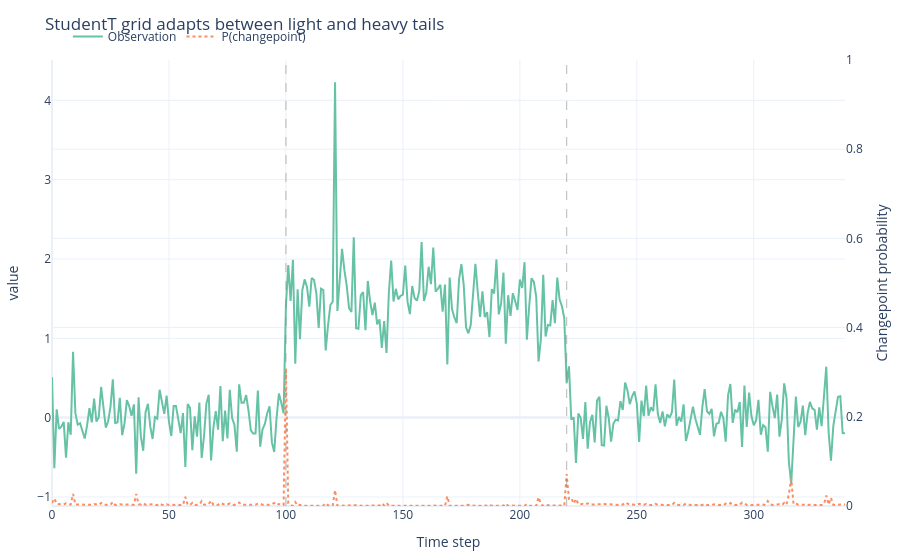

Notebook code for this chart:
### Markdown cell above
### StudentTNG (grid mode) – adaptively learn tail heaviness

When you do not know how heavy the tails are, passing an array of ``nu`` values to ``StudentTNG`` activates grid mode and integrates
over several candidate ``nu`` values. The posterior blends them according to
how well each explains the data, so you get robustness when needed without
always paying for heavy tails.

### Code cell
rng = np.random.default_rng(3)
lengths = [100, 120, 120]
means = [0.0, 1.5, 0.0]
sigmas = [0.25, 0.9, 0.25]
values = []
total = 0
cps = []
for length, mean, sigma in zip(lengths, means, sigmas):
    if sigma > 0.5:
        seg = mean + 0.3 * rng.standard_t(df=3, size=length)
    else:
        seg = mean + sigma * rng.standard_normal(size=length)
    values.append(seg)
    total += length
    cps.append(total)
    
cps = cps[:-1]
series = np.concatenate(values)
nu_grid = np.array([3.0, 5.0, 10.0, 30.0])
nu_prior = np.array([0.25, 0.35, 0.25, 0.15])
grid_model = StudentTNG(
    mu0=0.0,
    kappa0=0.4,
    alpha0=1.8,
    beta0=0.3,
    nu=nu_grid,
    nu_prior=nu_prior,
)
grid_hazard = ConstantHazard(lambda_=150)
grid_results = run_bocpd_series(series, grid_model, grid_hazard, max_run_length=600)
fig = plot_series_with_cp(
    grid_results,
    value_col="value",
    cp_prob_col="cp_prob",
    changepoints=cps,
    title="StudentT grid adapts between light and heavy tails",
)
fig

### Figure 1 — Plotly figure (JSON) as saved in the notebook; plotly's stock layout.template omitted (floating-point values rounded to 4 significant figures; data arrays with more than 128 entries replaced by an {"elided": "..."} marker saying what was removed)
{"data": [{"line": {"color": "rgb(102,194,165)", "width": 2}, "mode": "lines", "name": "Observation", "type": "scatter", "x": {"elided": "340 int values"}, "y": {"elided": "340 float values"}}, {"line": {"color": "rgb(252,141,98)", "dash": "dot", "width": 2}, "mode": "lines", "name": "P(changepoint)", "type": "scatter", "x": {"elided": "340 int values"}, "y": {"elided": "340 float values"}, "yaxis": "y2"}], "layout": {"autosize": true, "legend": {"orientation": "h", "x": 0.02, "y": 1.02, "yanchor": "bottom"}, "margin": {"b": 40, "l": 40, "r": 40, "t": 60}, "shapes": [{"line": {"color": "#888", "dash": "dash", "width": 1.2}, "opacity": 0.5, "type": "line", "x0": 100, "x1": 100, "xref": "x", "y0": 0, "y1": 1, "yref": "y domain"}, {"line": {"color": "#888", "dash": "dash", "width": 1.2}, "opacity": 0.5, "type": "line", "x0": 220, "x1": 220, "xref": "x", "y0": 0, "y1": 1, "yref": "y domain"}], "title": {"text": "StudentT grid adapts between light and heavy tails"}, "xaxis": {"autorange": true, "range": [0, 339], "title": {"text": "Time step"}, "type": "linear"}, "yaxis": {"autorange": true, "range": [-1.114, 4.509], "title": {"text": "value"}, "type": "linear"}, "yaxis2": {"overlaying": "y", "range": [0, 1], "side": "right", "title": {"text": "Changepoint probability"}, "type": "linear"}}}
